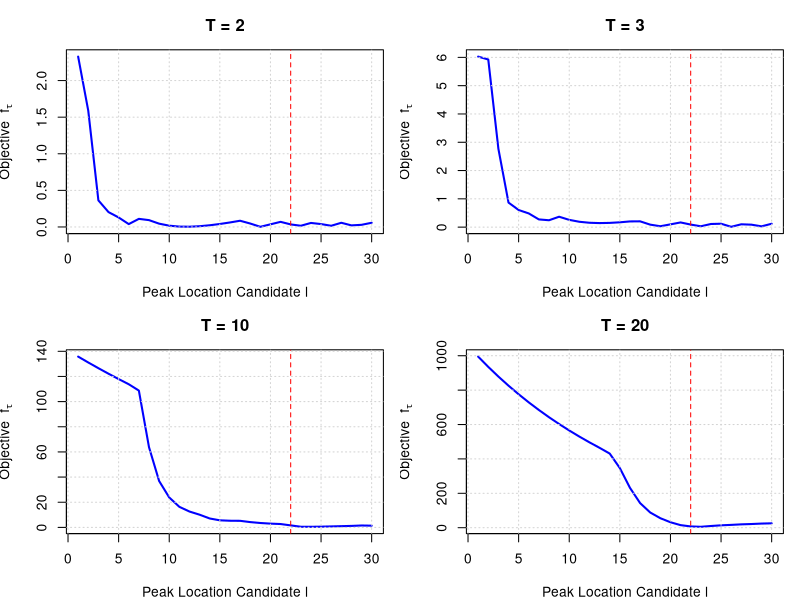
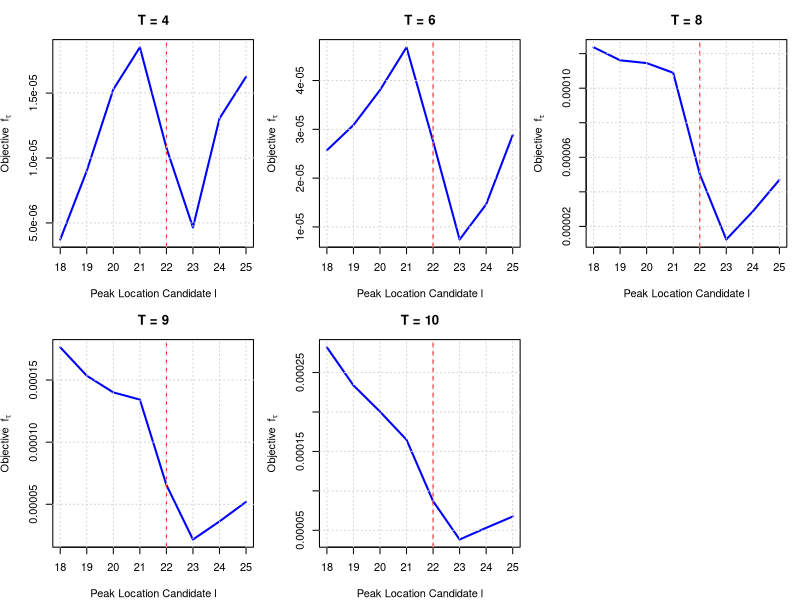

Recreate these plots in R, in order.
# Quantile-Based Peak Estimation for Gaussian Trend with Additive Laplace Noise
#
# This script implements quantile regression for estimating the amplitude, location,
# and width of a Gaussian peak in the presence of Laplace noise, as described in the
# provided LaTeX manuscript. The approach generalizes LAD (Least Absolute Deviations)
# to any quantile level tau in (0,1), using the check loss and weighted quantile estimator.
#
# Author: [Said Maanan]
# Date: [12-06-2025]
#
# ------------------------------------------------------------------------------

# ---- Laplace Noise Generator ----
# Returns n samples from Laplace(location, scale)
rlaplace <- function(n, location = 0, scale = 1) {
  u <- runif(n, -0.5, 0.5)
  location - scale * sign(u) * log(1 - 2 * abs(u))
}

# ---- Quantile Loss (Check Function) ----
# Implements rho_tau(u) = u * (tau - 1_{u<0})
quantile_loss <- function(u, tau) {
  u * (tau - (u < 0))
}

# ---- Weighted Quantile Function ----
# Given values x, positive weights w, and quantile level tau in (0,1),
# returns the weighted tau-quantile as described in the manuscript/proposition.
weighted_quantile <- function(x, w, tau) {
  # Ensure no negative weights
  stopifnot(all(w >= 0), length(x) == length(w), tau > 0, tau < 1)
  # Sort x and reorder corresponding weights
  ord <- order(x)
  x_sorted <- x[ord]
  w_sorted <- w[ord]
  cum_w <- cumsum(w_sorted)
  total_w <- sum(w_sorted)
  threshold <- tau * total_w
  
  # Find largest k such that cum_w[k] <= threshold
  k <- max(which(cum_w <= threshold), 0)
  # If threshold is never exceeded, return min(x)
  if (k == 0) return(x_sorted[1])
  # If cum_w[k] < threshold, quantile is at x[k+1], handle edge case
  if (cum_w[k] < threshold && k < length(x_sorted)) {
    return(x_sorted[k + 1])
  } else {
    return(x_sorted[k])
  }
}

# ---- Compute a(T, l, s) for Given I(t), l, s, tau ----
# Returns the weighted tau-quantile of transformed data
compute_a <- function(I, l, s, tau) {
  t <- seq_along(I)
  w <- exp(-((t - l)^2) / s^2)
  x <- I * exp(((t - l)^2) / s^2)
  weighted_quantile(x, w, tau)
}

# ---- Objective Function f_tau(T, a, l, s) ----
# Mean quantile loss over the data
objective_function <- function(I, a, l, s, tau) {
  t <- seq_along(I)
  fitted <- a * exp(-((t - l)^2) / s^2)
  u <- I - fitted
  mean(quantile_loss(u, tau))
}

# ---- Search Best s for Given l ----
# Finds s in s_grid that minimizes the quantile objective for fixed l
search_best_s <- function(I, l, tau, s_grid) {
  losses <- sapply(s_grid, function(s) {
    a_hat <- compute_a(I, l, s, tau)
    objective_function(I, a_hat, l, s, tau)
  })
  s_grid[which.min(losses)]
}

# ---- Main Simulation Function ----
# Simulates the quantile objective curve l ↦ f_tau(T, a(T,l,s(T,l)), l, s(T,l))
# for a given T (number of observations), optionally with Laplace noise.
simulate_quantile_objective <- function(
    T,
    A = 1,
    L = 22,
    S = 10,
    h = 30,
    tau = 0.95,
    snr = Inf,     # Use Inf for noise-free; otherwise, SNR used for Laplace noise
    seed = NULL,
    l_range = NULL # Optional override for l grid (for Laplace case)
) {
  t <- 1:T
  signal <- A * exp(-((t - L)^2) / S^2)
  
  # Generate noise
  if (!is.null(seed)) set.seed(seed)
  if (is.finite(snr)) {
    b <- A / (sqrt(2) * snr)
    noise <- rlaplace(T, scale = b)
    I <- signal + noise
  } else {
    I <- signal
  }
  
  # l_grid: which l to scan (default: full for noise-free, local for noisy)
  if (is.null(l_range)) {
    l_grid <- if (is.finite(snr)) seq(L-4, L+3) else seq(1, h)
  } else {
    l_grid <- l_range
  }
  # s_grid: reasonable range for width parameter search
  s_grid <- seq(3, 20, length.out = 50)
  
  # For each l, search best s and compute minimized objective
  losses <- sapply(l_grid, function(l) {
    s_hat <- search_best_s(I, l, tau, s_grid)
    a_hat <- compute_a(I, l, s_hat, tau)
    objective_function(I, a_hat, l, s_hat, tau)
  })
  
  data.frame(l = l_grid, loss = losses, T = T)
}

# ---- Example 1: Noise-Free Case ----
# Visualize the quantile objective curve for various T, no noise
# Use a moderate quantile (e.g., tau = 0.95)
tau_val <- 0.95
A_true <- 15000
L_true <- 22
S_true <- 10
horizon <- 30
Ts_free <- c(2, 3, 10, 20) # Number of observations to test

results_free <- do.call(rbind, lapply(Ts_free, function(T) {
  simulate_quantile_objective(
    T, A = A_true, L = L_true, S = S_true, h = horizon, tau = tau_val, snr = Inf
  )
}))

# ---- Example 2: Laplace Noise Case ----
# Simulate with Laplace noise, SNR = 1000, for various T
SNR_val <- 1000
seed_val <- 280
Ts_laplace <- c(4, 6, 8, 9, 10)

results_laplace <- do.call(rbind, lapply(Ts_laplace, function(T) {
  simulate_quantile_objective(
    T, A = 1, L = L_true, S = S_true, h = horizon, tau = tau_val,
    snr = SNR_val, seed = seed_val, l_range = seq(L_true-4, L_true+3)
  )
}))

# ---- Base R Plotting Function ----
# Plots the objective function versus l for various T using base R

# Noise-Free Case Plot — No Legend, No Main Title, Saved as PNG
plot_quantile_objectives_noisefree <- function(results, tau, filename = "plot_noisefree.png") {
  Ts <- unique(results$T)
  nT <- length(Ts)
  
  # Layout: auto rows and columns
  nrow <- ceiling(nT / 2)
  ncol <- if (nT == 1) 1 else 2
  
  png(filename, width = 900, height = 600, res = 120)
  old_par <- par(mfrow = c(nrow, ncol), mar = c(4, 4, 3, 1), oma = c(0, 0, 0, 0))
  on.exit({
    par(old_par)
    dev.off()
  })
  
  for (T_val in Ts) {
    subset_data <- subset(results, T == T_val)
    plot(subset_data$l, subset_data$loss, type = "l", lwd = 2, col = "blue",
         xlab = "Peak Location Candidate l",
         ylab = expression("Objective " ~ f[tau]),
         main = paste0("T = ", T_val))
    
    # idx_min <- which.min(subset_data$loss)
    # points(subset_data$l[idx_min], subset_data$loss[idx_min], col = "darkgreen", pch = 19)
    # 
    abline(v = 22, col = "red", lty = 2)
    grid()
  }
}


# Laplace Noise Case Plot — 2x3 Layout, No Legend, No Main Title, Saved as PNG
plot_quantile_objectives_laplace <- function(results, tau, filename = "plot_laplace.png") {
  Ts <- unique(results$T)
  
  png(filename, width = 900, height = 600, res = 120)
  old_par <- par(mfrow = c(2, 3), mar = c(4, 4, 3, 1), oma = c(0, 0, 0, 0))
  on.exit({
    par(old_par)
    dev.off()
  })
  
  for (T_val in Ts) {
    subset_data <- subset(results, T == T_val)
    plot(subset_data$l, subset_data$loss, type = "l", lwd = 2, col = "blue",
         xlab = "Peak Location Candidate l",
         ylab = expression("Objective " ~ f[tau]),
         main = paste0("T = ", T_val))
    
    # idx_min <- which.min(subset_data$loss)
    # points(subset_data$l[idx_min], subset_data$loss[idx_min], col = "darkgreen", pch = 19)
    # 
    abline(v = 22, col = "red", lty = 2)
    grid()
  }
}


plot_quantile_objectives_noisefree(results_free, tau = tau_val)
plot_quantile_objectives_laplace(results_laplace, tau = tau_val)
